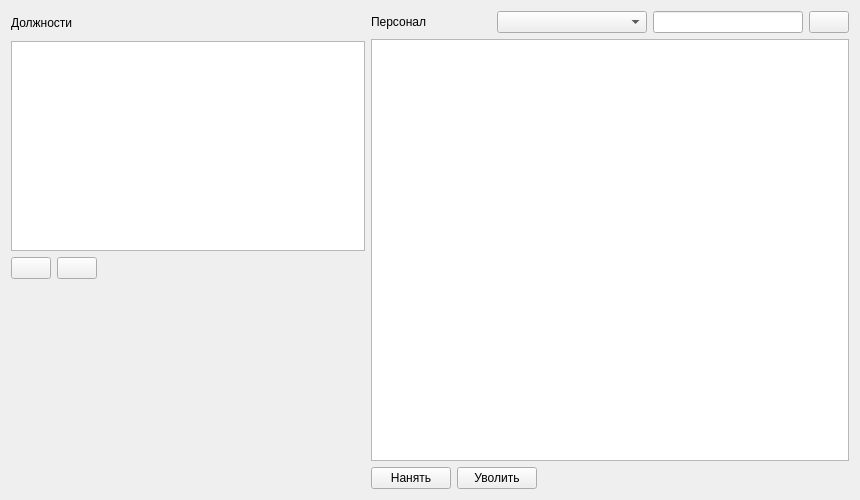
<?xml version="1.0" encoding="UTF-8"?>
<ui version="4.0">
 <class>StaffWindow</class>
 <widget class="QWidget" name="StaffWindow">
  <property name="windowModality">
   <enum>Qt::WindowModal</enum>
  </property>
  <property name="geometry">
   <rect>
    <x>0</x>
    <y>0</y>
    <width>860</width>
    <height>500</height>
   </rect>
  </property>
  <property name="minimumSize">
   <size>
    <width>860</width>
    <height>500</height>
   </size>
  </property>
  <property name="windowTitle">
   <string>IESAA | Персонал</string>
  </property>
  <layout class="QHBoxLayout" name="horizontalLayout_4">
   <item>
    <layout class="QVBoxLayout" name="verticalLayout">
     <item>
      <widget class="QLabel" name="label_2">
       <property name="minimumSize">
        <size>
         <width>80</width>
         <height>24</height>
        </size>
       </property>
       <property name="text">
        <string>Должности</string>
       </property>
      </widget>
     </item>
     <item>
      <widget class="QListWidget" name="listWidget">
       <property name="sizePolicy">
        <sizepolicy hsizetype="Preferred" vsizetype="Expanding">
         <horstretch>0</horstretch>
         <verstretch>0</verstretch>
        </sizepolicy>
       </property>
       <property name="minimumSize">
        <size>
         <width>250</width>
         <height>0</height>
        </size>
       </property>
      </widget>
     </item>
     <item>
      <layout class="QHBoxLayout" name="horizontalLayout">
       <item>
        <widget class="QPushButton" name="pushButton_4">
         <property name="sizePolicy">
          <sizepolicy hsizetype="Maximum" vsizetype="Fixed">
           <horstretch>0</horstretch>
           <verstretch>0</verstretch>
          </sizepolicy>
         </property>
         <property name="icon">
          <iconset resource="../res/Res.qrc">
           <normaloff>:/icons/black/Plus</normaloff>:/icons/black/Plus</iconset>
         </property>
        </widget>
       </item>
       <item>
        <widget class="QPushButton" name="pushButton_5">
         <property name="sizePolicy">
          <sizepolicy hsizetype="Maximum" vsizetype="Fixed">
           <horstretch>0</horstretch>
           <verstretch>0</verstretch>
          </sizepolicy>
         </property>
         <property name="icon">
          <iconset resource="../res/Res.qrc">
           <normaloff>:/icons/black/Cross</normaloff>:/icons/black/Cross</iconset>
         </property>
        </widget>
       </item>
       <item>
        <spacer name="horizontalSpacer">
         <property name="orientation">
          <enum>Qt::Horizontal</enum>
         </property>
         <property name="sizeType">
          <enum>QSizePolicy::Expanding</enum>
         </property>
         <property name="sizeHint" stdset="0">
          <size>
           <width>40</width>
           <height>20</height>
          </size>
         </property>
        </spacer>
       </item>
      </layout>
     </item>
     <item>
      <spacer name="verticalSpacer">
       <property name="orientation">
        <enum>Qt::Vertical</enum>
       </property>
       <property name="sizeHint" stdset="0">
        <size>
         <width>20</width>
         <height>40</height>
        </size>
       </property>
      </spacer>
     </item>
    </layout>
   </item>
   <item>
    <layout class="QVBoxLayout" name="verticalLayout_2">
     <item>
      <layout class="QHBoxLayout" name="horizontalLayout_3">
       <item>
        <widget class="QLabel" name="label">
         <property name="minimumSize">
          <size>
           <width>80</width>
           <height>0</height>
          </size>
         </property>
         <property name="text">
          <string>Персонал</string>
         </property>
        </widget>
       </item>
       <item>
        <spacer name="horizontalSpacer_3">
         <property name="orientation">
          <enum>Qt::Horizontal</enum>
         </property>
         <property name="sizeHint" stdset="0">
          <size>
           <width>40</width>
           <height>20</height>
          </size>
         </property>
        </spacer>
       </item>
       <item>
        <widget class="QComboBox" name="comboBox">
         <property name="minimumSize">
          <size>
           <width>150</width>
           <height>0</height>
          </size>
         </property>
        </widget>
       </item>
       <item>
        <widget class="QLineEdit" name="lineEdit">
         <property name="minimumSize">
          <size>
           <width>150</width>
           <height>0</height>
          </size>
         </property>
        </widget>
       </item>
       <item>
        <widget class="QPushButton" name="pushButton_2">
         <property name="sizePolicy">
          <sizepolicy hsizetype="Maximum" vsizetype="Fixed">
           <horstretch>0</horstretch>
           <verstretch>0</verstretch>
          </sizepolicy>
         </property>
         <property name="icon">
          <iconset resource="../res/Res.qrc">
           <normaloff>:/icons/black/Magnifier</normaloff>:/icons/black/Magnifier</iconset>
         </property>
        </widget>
       </item>
      </layout>
     </item>
     <item>
      <widget class="QTableWidget" name="tableWidget">
       <property name="sizePolicy">
        <sizepolicy hsizetype="Expanding" vsizetype="Expanding">
         <horstretch>1</horstretch>
         <verstretch>0</verstretch>
        </sizepolicy>
       </property>
      </widget>
     </item>
     <item>
      <layout class="QHBoxLayout" name="horizontalLayout_2">
       <item>
        <widget class="QPushButton" name="pushButton">
         <property name="text">
          <string>Нанять</string>
         </property>
        </widget>
       </item>
       <item>
        <widget class="QPushButton" name="pushButton_3">
         <property name="text">
          <string>Уволить</string>
         </property>
        </widget>
       </item>
       <item>
        <spacer name="horizontalSpacer_2">
         <property name="orientation">
          <enum>Qt::Horizontal</enum>
         </property>
         <property name="sizeHint" stdset="0">
          <size>
           <width>40</width>
           <height>20</height>
          </size>
         </property>
        </spacer>
       </item>
      </layout>
     </item>
    </layout>
   </item>
  </layout>
 </widget>
 <resources>
  <include location="../res/Res.qrc"/>
 </resources>
 <connections/>
</ui>
